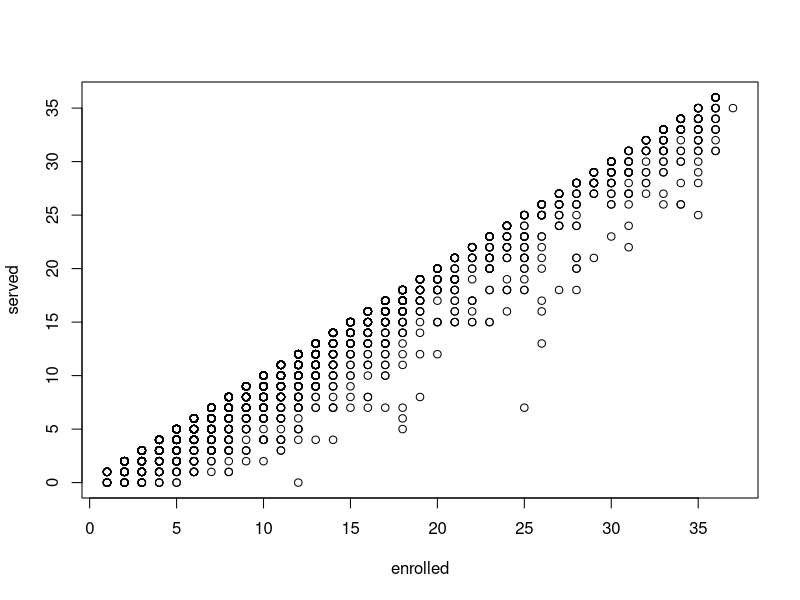
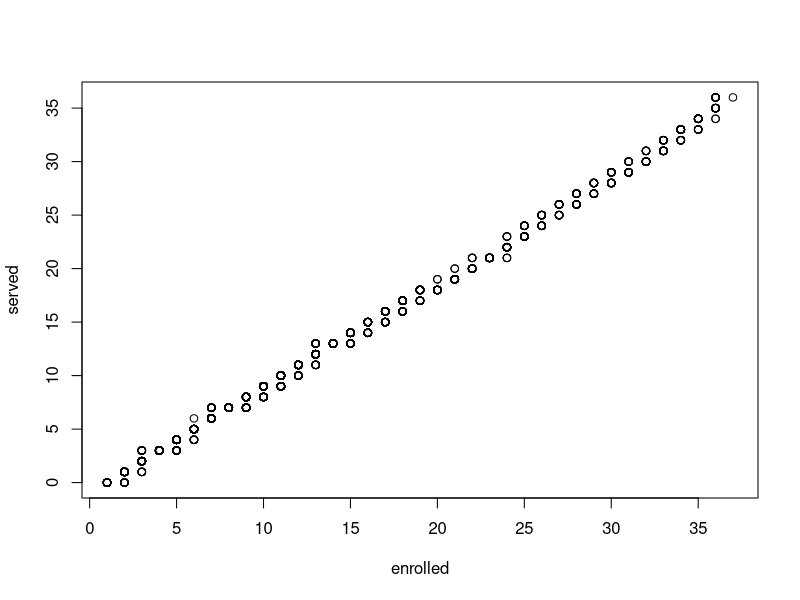
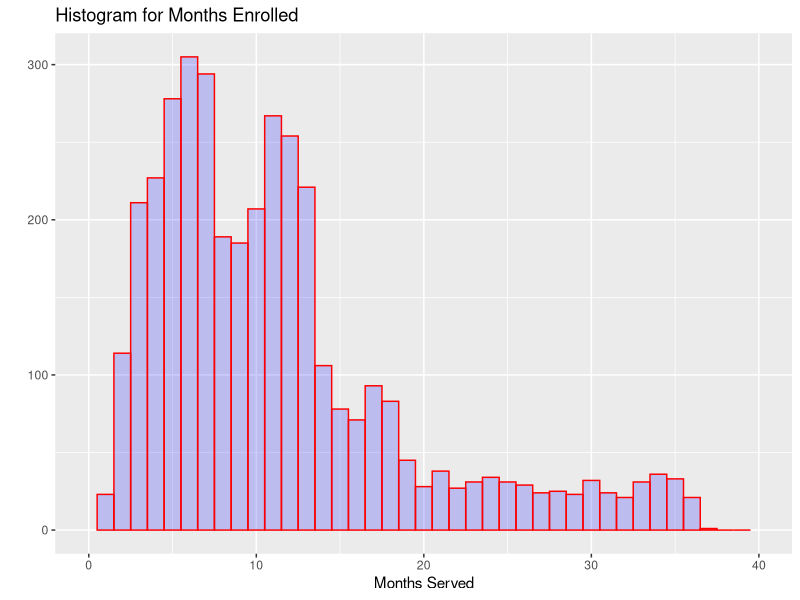
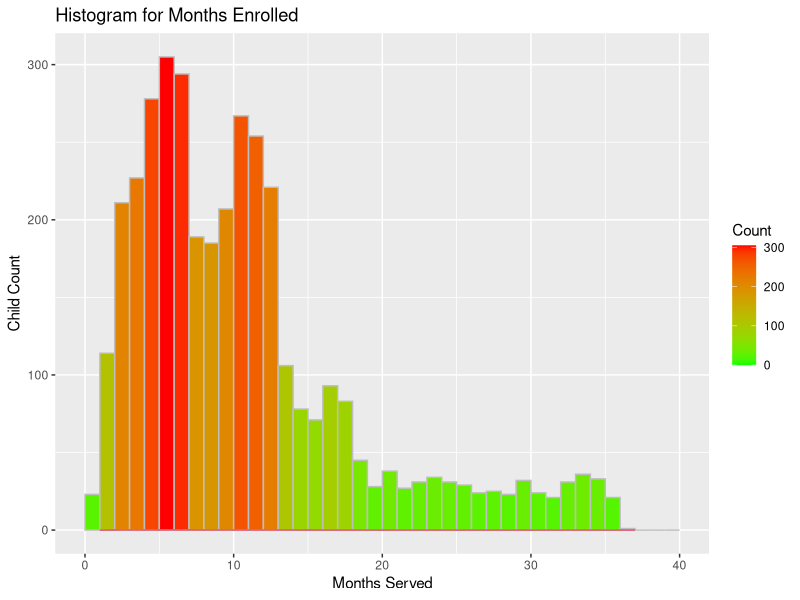

The R script that drew these images, in order:

# Install ggplot2 package
install.packages("ggplot2")

# Load the package
library(ggplot2)

# Read in the data
data_2013=read.csv("SUCCESS Initiative Query SFY 13.csv",header=TRUE)

# Set up the x y variables
enrolled <- (data_2013$Months.Enrolled)
served <- (data_2013$Months.Served)

# Bivariate Analysis
plot(enrolled,served)

# Bivariate Analysis without outliners
qqplot(enrolled,served)

# Children in Enrolled
qplot(data_2013$Months.Enrolled,
      geom="histogram",
      binwidth = 1,  
      main = "Histogram for Months Enrolled", 
      xlab = "Months Served",  
      fill=I("blue"), 
      col=I("red"), 
      alpha=I(.2),
      xlim=c(0,40))

mean(data_2013$Months.Enrolled)
sd(data_2013$Months.Enrolled)

ggplot(data=data_2013, aes(data_2013$Months.Enrolled)) + 
  geom_histogram(breaks=seq(0, 40, by =1), 
                 col="gray", 
                 aes(fill=..count..)) +
  scale_fill_gradient("Count", low = "green", high = "red") +
  geom_density(col=2) + labs(title="Histogram for Months Enrolled") +
  labs(x="Months Served", y="Child Count")

